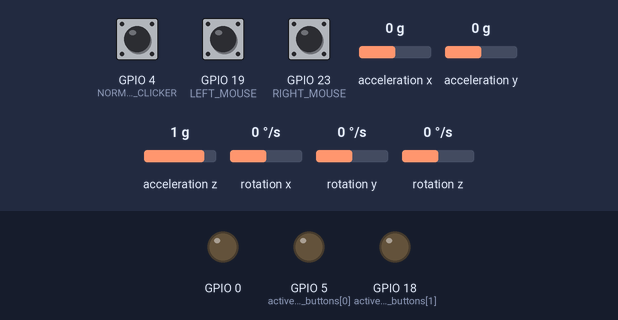
A program run on a simulated ESP32. Parts: output pins drawn as LEDs (lit = HIGH). The test bench sets the inputs (shaded band); at power-on: GPIO 4 (NORMAL_CLICKER) HIGH, GPIO 23 (RIGHT_MOUSE) HIGH, GPIO 19 (LEFT_MOUSE) HIGH, acceleration x 0 g, acceleration y 0 g, acceleration z 1 g, rotation x 0 °/s, rotation y 0 °/s, rotation z 0 °/s. USB keyboard and mouse output is not drawn; what the program prints to the serial monitor is not drawn.

Above: at 3.2 s.
3.3 s: GPIO 4 (NORMAL_CLICKER) pulled LOW for 0.15 s
At 3.4 s:
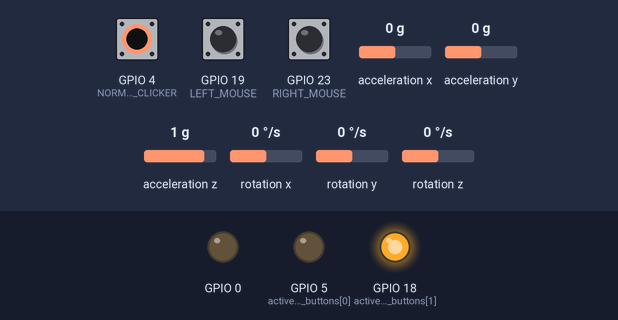
4.9 s: GPIO 23 (RIGHT_MOUSE) pulled LOW for 0.15 s
At 5.0 s:
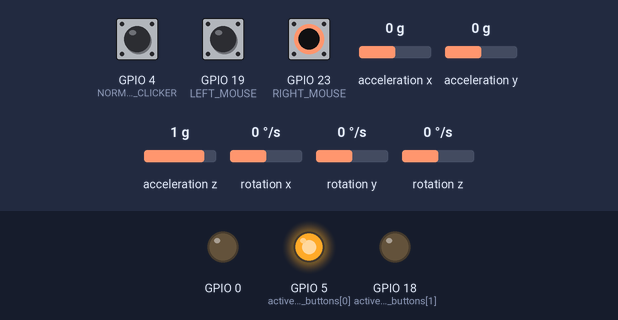
8.1 s: GPIO 4 (NORMAL_CLICKER) pulled LOW for 1 s
At 9.9 s:
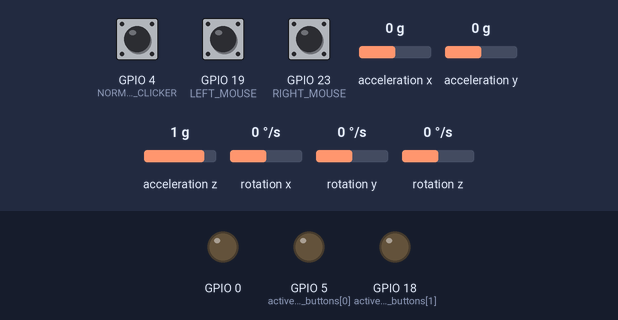
13.1 s: GPIO 23 (RIGHT_MOUSE) pulled LOW for 1 s
At 13.9 s:
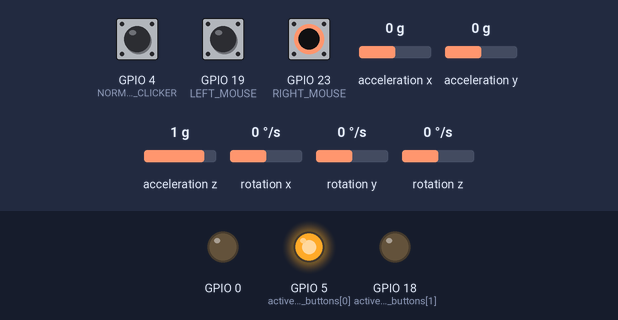
Timing chart, 0 to 16.1 s (numbered marks = the images above; inputs shaded):
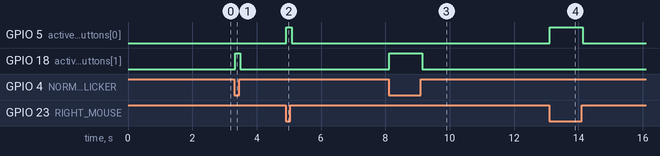

The program:

main.cpp
```cpp
#include <Arduino.h>
#include <Wire.h>
#include <MPU6050_light.h>
#include <BleMouse.h>

#define INTERVAL 25
#define NOT_PRESSED 1
#define PRESSED 0
#define LEFT_MOUSE 19
#define RIGHT_MOUSE 23
#define NORMAL_CLICKER 4
#define NUM_OF_CLICKERS 3

void StartMpu();
void SetActions();

MPU6050 mpu(Wire);
BleMouse ble_mouse("totylkotest");

int clickers[NUM_OF_CLICKERS] = {19, 23, 4};
int active_mouse_buttons[NUM_OF_CLICKERS] = {5, 18}; // RPM, LPM
double X, Y, prevX, prevY;
unsigned long timer = 0;

void setup()
{
    for (int i = 0; i < NUM_OF_CLICKERS; i++)
    {
        pinMode(clickers[i], INPUT_PULLUP);
        pinMode(active_mouse_buttons[i], OUTPUT);
    }
    Serial.begin(115200);
    while (!Serial)
        delay(10);
    Serial.println("Starting BLE work!");
    ble_mouse.begin();
    StartMpu();
    Serial.println("Done!\n");
}

void loop()
{
    if (((millis() - timer) > INTERVAL) && ble_mouse.isConnected())
    {

        /*
        while (digitalRead(LEFT_MOUSE) == PRESSED)
        {
            ble_mouse.move(1,0);
            delay(INTERVAL);
        }
        while (digitalRead(RIGHT_MOUSE) == PRESSED)
        {
            ble_mouse.move(10,0);
            delay(INTERVAL);
        }

        */
        SetActions();
        timer = millis();
    }
}

void StartMpu()
{
    Wire.begin();
    byte status = mpu.begin();
    Serial.print(F("MPU6050 status: "));
    Serial.println(status);
    while (status != 0)
        ; // czekaj na polaczenie
    Serial.println(F("Calculating offsets, do not move MPU6050"));
    delay(1000);
    mpu.calcOffsets(); // gyro and accelero
}

void SetActions()
{
    mpu.update();
    X = mpu.getAngleX();
    Y = mpu.getAngleY();
    double click_guard = X;
    double horizontal, vertical;
    if (digitalRead(LEFT_MOUSE) == PRESSED)
        Serial.print("LPM wcisniety");
    if (digitalRead(RIGHT_MOUSE) == PRESSED)
        Serial.print("\tRPM wcisniety");
    if (digitalRead(NORMAL_CLICKER) == PRESSED)
        Serial.print("\tklikacz wcisniety");

    if (Y > 75.0)
    {
        Y = 75.0;
        X = prevX;
    }
    else if (Y < -75.0)
    {
        Y = -75.0;
        X = prevX;
    }
    else if (X > 85.0)
        X = 85.0;
    else if (X < -85.0)
        X = -85.0;

    prevY = Y;
    prevX = X;

    if (digitalRead(LEFT_MOUSE) == PRESSED && digitalRead(RIGHT_MOUSE) == NOT_PRESSED)
    {
        while (click_guard > -25.0 && digitalRead(LEFT_MOUSE) == PRESSED)
        {
            mpu.update();
            click_guard = mpu.getAngleX();
            // ble_mouse.click();
        }
        while (click_guard <= -25.0 && digitalRead(LEFT_MOUSE) == PRESSED)
        {
            Serial.print("\tpowinno swiecic LPM");
            digitalWrite(active_mouse_buttons[1], HIGH);
            digitalWrite(active_mouse_buttons[0], LOW);
            mpu.update();
            ble_mouse.press();
            delay(INTERVAL);
        }
        ble_mouse.release();
        X = 0.0;
        Y = 0.0;
        delay(INTERVAL);

        /*
        Serial.print("\tpowinno swiecic LPM");
        digitalWrite(active_mouse_buttons[1], HIGH);
        digitalWrite(active_mouse_buttons[0], LOW);
        game_controller.press(BUTTON_7);
        game_controller.sendReport();
        delay(INTERVAL);
        game_controller.release(BUTTON_7);
        game_controller.sendReport();
        */
    }

    else if (digitalRead(RIGHT_MOUSE) == PRESSED && digitalRead(LEFT_MOUSE) == NOT_PRESSED)
    {
        while (digitalRead(RIGHT_MOUSE) == PRESSED)
        {
            Serial.print("\tpowinno swiecic RPM");
            digitalWrite(active_mouse_buttons[1], LOW);
            digitalWrite(active_mouse_buttons[0], HIGH);
            mpu.update();
            ble_mouse.press(MOUSE_RIGHT);
            X = mpu.getAngleX();
            Y = mpu.getAngleY();
            if (abs(X) > 15.0)
                vertical = map(X, -85, 85, 30, -30);
            else
                vertical = 0;
            if (abs(Y) > 15.0)
                horizontal = map(Y, -75, 75, -30, 30);
            else
                horizontal = 0;
            ble_mouse.move(horizontal, vertical);
            delay(INTERVAL);
        }
        ble_mouse.release(MOUSE_RIGHT);

        /*
        Serial.print("\tpowinno swiecic RPM");
        digitalWrite(active_mouse_buttons[1], LOW);
        digitalWrite(active_mouse_buttons[0], HIGH);
        game_controller.press(BUTTON_8);
        game_controller.sendReport();
        delay(INTERVAL);
        game_controller.release(BUTTON_8);
        game_controller.sendReport();
        */
    }

    else if (digitalRead(NORMAL_CLICKER) == PRESSED && digitalRead(RIGHT_MOUSE) == NOT_PRESSED && digitalRead(LEFT_MOUSE) == NOT_PRESSED)
    {
        while (digitalRead(NORMAL_CLICKER) == PRESSED)
        {
            Serial.print("KLIKACZ ZWYKLY");
            digitalWrite(active_mouse_buttons[0], LOW);
            digitalWrite(active_mouse_buttons[1], HIGH);
            mpu.update();
            ble_mouse.press();
            X = mpu.getAngleX();
            Y = mpu.getAngleY();
            if (abs(X) > 15.0)
                vertical = map(X, -85, 85, 30, -30);
            else
                vertical = 0;
            if (abs(Y) > 15.0)
                horizontal = map(Y, -75, 75, -30, 30);
            else
                horizontal = 0;
            ble_mouse.move(horizontal, vertical);
            delay(INTERVAL);
        }
        ble_mouse.release();

        /*
        game_controller.press(BUTTON_1);
        game_controller.sendReport();
        delay(INTERVAL);
        game_controller.release(BUTTON_1);
        game_controller.sendReport();
        */
    }
    else
    {
        digitalWrite(active_mouse_buttons[0], LOW);
        digitalWrite(active_mouse_buttons[1], LOW);
    }

    Serial.print("\tX : ");
    Serial.print(X);
    Serial.print("\tY : ");
    Serial.println(Y);
    if (abs(X) > 15.0)
        vertical = map(X, -85, 85, 25, -25);
    else
        vertical = 0;
    if (abs(Y) > 15.0)
        horizontal = map(Y, -75, 75, -25, 25);
    else
        horizontal = 0;
    ble_mouse.move(horizontal, vertical);
}

/*
#include <Arduino.h>
#include <Wire.h>
#include <MPU6050_light.h>
#include <BleConnectionStatus.h>
#include <BleMouse.h>

BleMouse bleMouse("mysz");
const int VRxPin = 34;
const int VRyPin = 35;
int potValueX = 0, potValueY = 0;
int centrum_PortX, centrum_PortY, licznik_usrednienia;
#define ILE_USREDNIEN 50
bool stat_centr;
int pauza;
int wektorX = 0, wektorY = 0;
static double przesuw_x_ulamek = 0, przesuw_y_ulamek = 0;
bool WyliczCentrumXY(int ValueX, int ValueY);
bool KonwersjaADC_przesuwKursora(
    int *p_pauza, int *p_wektorX, int *p_wektorY, int ValueX, int ValueY);
double ObliczPrzesuw(int przesuw, bool przesuw_plus, double przesuw_ulamek);
// double ObliczPrzesuw1(int przesuw,bool przesuw_plus,double przesuw_ulamek);
void setup()
{
    // put your setup code here, to run once:
    Serial.begin(115200);
    while(!Serial)
        delay(10);
    Serial.println("Starting BLE work!");
    bleMouse.begin();
    centrum_PortX = 0;
    centrum_PortY = 0;
    licznik_usrednienia = 0;
    delay(500);
}

void loop()
{
    // put your main code here, to run repeatedly:
    potValueX = analogRead(VRxPin);
    potValueY = analogRead(VRyPin);
    stat_centr = WyliczCentrumXY(potValueX, potValueY);
    if (stat_centr == false)
    {
        pauza = 10;
    }
    else
    {
        bool stat_poz = KonwersjaADC_przesuwKursora(
            &pauza, &wektorX, &wektorY, potValueX, potValueY);
        Serial.println("pauza, x, y, potX, potY");
        Serial.print(pauza);
        Serial.print(" ;");
        Serial.print(wektorX);
        Serial.print(" ;");
        Serial.print(wektorY);
        Serial.print(" ;");
        Serial.print(potValueX);
        Serial.print(" ;");
        Serial.println(potValueY);
        if (bleMouse.isConnected())
        {
            bleMouse.move(wektorY, wektorX);
        }
        delay(pauza);
    }
}
/* wyliczanie centrum X,Y poprzez uśrednione pomiary
we: wartości odczytane z przetwornika dla portów X i Y joystika
wy: true -centra XY wyliczone */
/*
bool WyliczCentrumXY(int ValueX, int ValueY)
{
    if (licznik_usrednienia >= ILE_USREDNIEN)
        return true;
    centrum_PortX += ValueX;
    centrum_PortY += ValueY;
    licznik_usrednienia++;
    if (licznik_usrednienia >= ILE_USREDNIEN)
    {
        centrum_PortX = centrum_PortX / licznik_usrednienia;
        centrum_PortY = centrum_PortY / licznik_usrednienia;
        return true;
    }
    else
        return false;
}
/* konwersja wartości ADC X i Y na przesunięcie kursora
wy: true -ruch kursora */
/*
bool KonwersjaADC_przesuwKursora(int *p_pauza, int *p_wektorX,
                                 int *p_wektorY, int ValueX, int ValueY)
{
#define PAUZA_MS_MAX 50
#define PAUZA_MS_MIN 10
#define CENTRUM_ZERO_ADC 300
    bool przesuw_plus_x, przesuw_plus_y;
    int przesuw_x, przesuw_y;
    double wspolcz;
    // wyznaczanie kierunku ruchu kursora w osi X i Y
    przesuw_x = centrum_PortX - ValueX;
    // odwrócenie kierunku przesuwu w osi X
    if (przesuw_x < 0)
        przesuw_plus_x = true;
    // dla joystika analogowego typu Thumb Slide Joystick
    //- SparkFun COM-09426
    else
        przesuw_plus_x = false;
    przesuw_y = centrum_PortY - ValueY;
    if (przesuw_y < 0)
        przesuw_plus_y = false;
    else
        przesuw_plus_y = true;
    // określenie czy pozycja absolutna przesunięć obu wektorów
    // znajduje się w obszarze centrum
    przesuw_x = abs(przesuw_x);
    przesuw_y = abs(przesuw_y);
    if ((przesuw_x <= CENTRUM_ZERO_ADC) && (przesuw_y <= CENTRUM_ZERO_ADC))
    {
        // pozycja joystika w strefie zerowego ruchu
        *p_pauza = 50;
        *p_wektorX = 0;
        *p_wektorY = 0;
        przesuw_x_ulamek = 0;
        przesuw_y_ulamek = 0;
        return false;
    }
    else
    {
        if (przesuw_x > CENTRUM_ZERO_ADC)
        {
            /* to procedura symulacji dla testów
             * if (przesuw_plus_x==false) *p_wektorX =-1 *2;
             * else *p_wektorX =1 *2;
             */
/*
przesuw_x_ulamek = ObliczPrzesuw(przesuw_x, przesuw_plus_x, przesuw_x_ulamek);
*p_wektorX = przesuw_x_ulamek;
przesuw_x_ulamek -= *p_wektorX;
}
else
*p_wektorX = 0;
if (przesuw_y > CENTRUM_ZERO_ADC)
{
/*
 * to procedura symulacji dla testów
 * if (przesuw_plus_y==false) *p_wektorY =-1 *2;
 * else *p_wektorY =1 *2;
 */
/*
przesuw_y_ulamek = ObliczPrzesuw(przesuw_y, przesuw_plus_y, przesuw_y_ulamek);
*p_wektorY = przesuw_y_ulamek;
przesuw_y_ulamek -= *p_wektorY;
}
else
*p_wektorY = 0;
*p_pauza = 1;
return true;
}
}
/* obliczanie przesuwu w funkcji wychylenia joystika */
/*
double ObliczPrzesuw(int przesuw, bool przesuw_plus, double przesuw_ulamek)
{
    const int delta_stopien_tab[] = {CENTRUM_ZERO_ADC + 300, CENTRUM_ZERO_ADC + 700,
                                     CENTRUM_ZERO_ADC + 800, CENTRUM_ZERO_ADC + 1000};
    const double delta_mnoznik_tab[] = {0.33, 0.66, 1, 1.5, 2.0};
    const char ile_delta = 4;
    char x;
    double ulamek;
    for (x = 0; x < ile_delta; x++)
    {
        if (przesuw < delta_stopien_tab[x])
            break;
    }
    ulamek = delta_mnoznik_tab[x];
    if (przesuw_plus == false)
        ulamek = 0 - ulamek;
    return przesuw_ulamek + ulamek;
}
*/
```

Measured:
- after the input at 3.3 s, GPIO 18 (active_mouse_buttons[1]): LOW → HIGH at once, → LOW 0.16 s later
- after the input at 4.9 s, GPIO 5 (active_mouse_buttons[0]): LOW → HIGH at once, → LOW 0.16 s later
- after the input at 8.1 s, GPIO 18 (active_mouse_buttons[1]): LOW → HIGH at once, → LOW 1.0 s later
- after the input at 13.1 s, GPIO 5 (active_mouse_buttons[0]): LOW → HIGH at once, → LOW 1.0 s later
